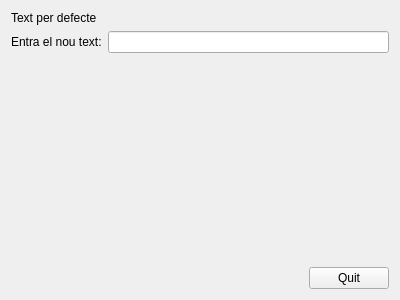
<?xml version="1.0" encoding="UTF-8"?>
<ui version="4.0">
 <class>MyForm</class>
 <widget class="QWidget" name="MyForm">
  <property name="geometry">
   <rect>
    <x>0</x>
    <y>0</y>
    <width>400</width>
    <height>300</height>
   </rect>
  </property>
  <property name="windowTitle">
   <string>Form</string>
  </property>
  <layout class="QVBoxLayout" name="verticalLayout">
   <item>
    <widget class="QLabel" name="label">
     <property name="text">
      <string>Text per defecte</string>
     </property>
    </widget>
   </item>
   <item>
    <layout class="QHBoxLayout" name="horizontalLayout">
     <item>
      <widget class="QLabel" name="label_2">
       <property name="text">
        <string>Entra el nou text:</string>
       </property>
      </widget>
     </item>
     <item>
      <widget class="MyLineEdit" name="lineEdit"/>
     </item>
    </layout>
   </item>
   <item>
    <spacer name="verticalSpacer">
     <property name="orientation">
      <enum>Qt::Vertical</enum>
     </property>
     <property name="sizeHint" stdset="0">
      <size>
       <width>20</width>
       <height>179</height>
      </size>
     </property>
    </spacer>
   </item>
   <item>
    <layout class="QHBoxLayout" name="horizontalLayout_2">
     <item>
      <spacer name="horizontalSpacer">
       <property name="orientation">
        <enum>Qt::Horizontal</enum>
       </property>
       <property name="sizeHint" stdset="0">
        <size>
         <width>40</width>
         <height>20</height>
        </size>
       </property>
      </spacer>
     </item>
     <item>
      <widget class="QPushButton" name="pushButton">
       <property name="text">
        <string>Quit</string>
       </property>
      </widget>
     </item>
    </layout>
   </item>
  </layout>
 </widget>
 <customwidgets>
  <customwidget>
   <class>MyLineEdit</class>
   <extends>QLineEdit</extends>
   <header>MyLineEdit.h</header>
   <slots>
    <signal>returnPressed(QString)</signal>
    <slot>tractaReturn()</slot>
   </slots>
  </customwidget>
 </customwidgets>
 <resources/>
 <connections>
  <connection>
   <sender>lineEdit</sender>
   <signal>returnPressed()</signal>
   <receiver>lineEdit</receiver>
   <slot>tractaReturn()</slot>
   <hints>
    <hint type="sourcelabel">
     <x>190</x>
     <y>58</y>
    </hint>
    <hint type="destinationlabel">
     <x>268</x>
     <y>56</y>
    </hint>
   </hints>
  </connection>
  <connection>
   <sender>lineEdit</sender>
   <signal>returnPressed(QString)</signal>
   <receiver>label</receiver>
   <slot>setText(QString)</slot>
   <hints>
    <hint type="sourcelabel">
     <x>137</x>
     <y>41</y>
    </hint>
    <hint type="destinationlabel">
     <x>130</x>
     <y>15</y>
    </hint>
   </hints>
  </connection>
  <connection>
   <sender>pushButton</sender>
   <signal>clicked()</signal>
   <receiver>MyForm</receiver>
   <slot>close()</slot>
   <hints>
    <hint type="sourcelabel">
     <x>370</x>
     <y>274</y>
    </hint>
    <hint type="destinationlabel">
     <x>344</x>
     <y>210</y>
    </hint>
   </hints>
  </connection>
 </connections>
</ui>
